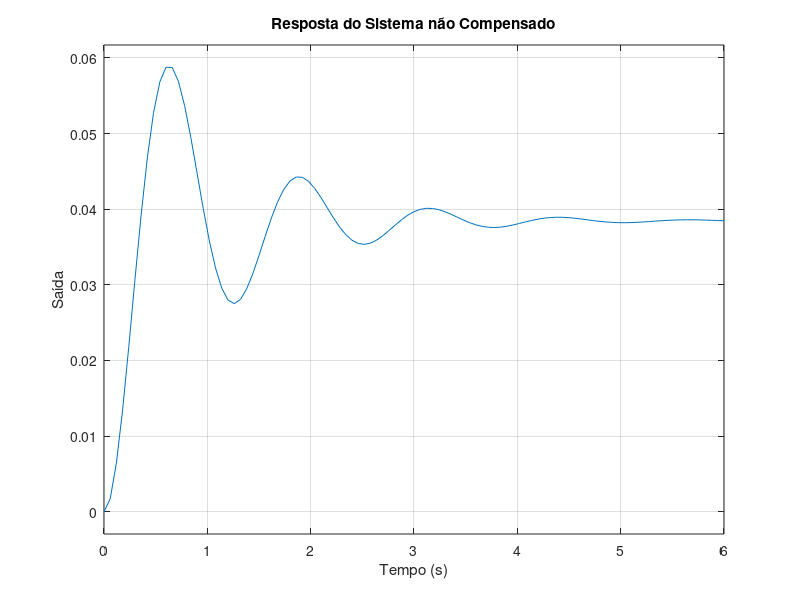

Source code (MATLAB):
% Definindo o sistema original (planta)
num_G = [1];  % Numerador da função de transferência
den_G = [1 ,2, 25]; % Denominador da função de transferência

G = tf(num_G, den_G); % Criando a função de transferência da planta
G

% sisotool(G);

% Especificações de desempenho: 
% Erro em regime permanente nulo, Sobressinal <= 5%, Tempo de acomodação <= 2 segundos

Sistema_original = feedback(G, 1);  % Fechando a malha com unidade de feedback
Sistema_original

ControladorP = 1;

Sistema_com_Controlador = feedback(ControladorP*G, 1);  % Fechando a malha com unidade de feedback
Sistema_com_Controlador

% Comparando a resposta ao Degrau sem e com compensador
figure;
% subplot(2,1,1);
step(Sistema_original);
title('Resposta do Sistema não Compensado');
xlabel('Tempo (s)');
ylabel('Saída');
grid on;

% subplot(2,1,2);
% step(Sistema_com_Controlador);
% title('Resposta do Sistema com Compensador de Atraso em Fase');
% xlabel('Tempo (s)');
% ylabel('Saída');
% grid on;
